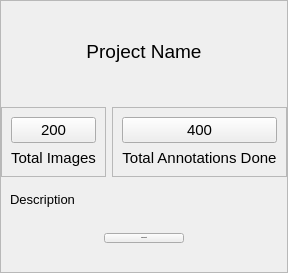
                    <widget class="QFrame" name="card1_3">
                     <property name="minimumSize">
                      <size>
                       <width>0</width>
                       <height>200</height>
                      </size>
                     </property>
                     <property name="cursor">
                      <cursorShape>ArrowCursor</cursorShape>
                     </property>
                     <property name="autoFillBackground">
                      <bool>false</bool>
                     </property>
                     <property name="frameShape">
                      <enum>QFrame::StyledPanel</enum>
                     </property>
                     <property name="frameShadow">
                      <enum>QFrame::Raised</enum>
                     </property>
                     <layout class="QVBoxLayout" name="verticalLayout_13">
                      <property name="leftMargin">
                       <number>0</number>
                      </property>
                      <property name="topMargin">
                       <number>0</number>
                      </property>
                      <property name="rightMargin">
                       <number>0</number>
                      </property>
                      <property name="bottomMargin">
                       <number>0</number>
                      </property>
                      <item>
                       <widget class="QWidget" name="card1Image_2" native="true">
                        <layout class="QVBoxLayout" name="verticalLayout_14">
                         <property name="leftMargin">
                          <number>0</number>
                         </property>
                         <property name="topMargin">
                          <number>0</number>
                         </property>
                         <property name="rightMargin">
                          <number>0</number>
                         </property>
                         <property name="bottomMargin">
                          <number>0</number>
                         </property>
                         <item>
                          <widget class="QLabel" name="card1ImageLabel_2">
                           <property name="minimumSize">
                            <size>
                             <width>0</width>
                             <height>100</height>
                            </size>
                           </property>
                           <property name="font">
                            <font>
                             <pointsize>14</pointsize>
                            </font>
                           </property>
                           <property name="autoFillBackground">
                            <bool>false</bool>
                           </property>
                           <property name="text">
                            <string>Project Name</string>
                           </property>
                           <property name="alignment">
                            <set>Qt::AlignCenter</set>
                           </property>
                          </widget>
                         </item>
                        </layout>
                       </widget>
                      </item>
                      <item>
                       <widget class="QWidget" name="card1DetailContainer_2" native="true">
                        <layout class="QHBoxLayout" name="horizontalLayout_16">
                         <property name="leftMargin">
                          <number>0</number>
                         </property>
                         <property name="topMargin">
                          <number>0</number>
                         </property>
                         <property name="rightMargin">
                          <number>0</number>
                         </property>
                         <property name="bottomMargin">
                          <number>0</number>
                         </property>
                         <item>
                          <widget class="QFrame" name="frame_3">
                           <property name="frameShape">
                            <enum>QFrame::StyledPanel</enum>
                           </property>
                           <property name="frameShadow">
                            <enum>QFrame::Raised</enum>
                           </property>
                           <layout class="QVBoxLayout" name="verticalLayout_15">
                            <item>
                             <widget class="QPushButton" name="pushButton_3">
                              <property name="font">
                               <font>
                                <pointsize>11</pointsize>
                               </font>
                              </property>
                              <property name="text">
                               <string>200</string>
                              </property>
                              <property name="icon">
                               <iconset resource="../resources.qrc">
                                <normaloff>:/icons/assets/image.svg</normaloff>:/icons/assets/image.svg</iconset>
                              </property>
                              <property name="iconSize">
                               <size>
                                <width>30</width>
                                <height>30</height>
                               </size>
                              </property>
                             </widget>
                            </item>
                            <item>
                             <widget class="QLabel" name="card1TotalImageLabel_2">
                              <property name="font">
                               <font>
                                <pointsize>11</pointsize>
                               </font>
                              </property>
                              <property name="text">
                               <string>Total Images</string>
                              </property>
                              <property name="alignment">
                               <set>Qt::AlignCenter</set>
                              </property>
                             </widget>
                            </item>
                           </layout>
                          </widget>
                         </item>
                         <item>
                          <widget class="QFrame" name="annotationDetail_2">
                           <property name="frameShape">
                            <enum>QFrame::StyledPanel</enum>
                           </property>
                           <property name="frameShadow">
                            <enum>QFrame::Raised</enum>
                           </property>
                           <layout class="QVBoxLayout" name="verticalLayout_16">
                            <item>
                             <widget class="QPushButton" name="card1AnnotationShow_2">
                              <property name="font">
                               <font>
                                <pointsize>11</pointsize>
                               </font>
                              </property>
                              <property name="text">
                               <string>400</string>
                              </property>
                              <property name="icon">
                               <iconset resource="../resources.qrc">
                                <normaloff>:/icons/assets/check-square.svg</normaloff>:/icons/assets/check-square.svg</iconset>
                              </property>
                              <property name="iconSize">
                               <size>
                                <width>30</width>
                                <height>30</height>
                               </size>
                              </property>
                             </widget>
                            </item>
                            <item>
                             <widget class="QLabel" name="card1AnnotationLabel_2">
                              <property name="font">
                               <font>
                                <pointsize>11</pointsize>
                               </font>
                              </property>
                              <property name="text">
                               <string>Total Annotations Done</string>
                              </property>
                              <property name="alignment">
                               <set>Qt::AlignCenter</set>
                              </property>
                             </widget>
                            </item>
                           </layout>
                          </widget>
                         </item>
                        </layout>
                       </widget>
                      </item>
                      <item>
                       <widget class="QWidget" name="card1BottomContainer_2" native="true">
                        <property name="minimumSize">
                         <size>
                          <width>0</width>
                          <height>50</height>
                         </size>
                        </property>
                        <layout class="QVBoxLayout" name="verticalLayout_17">
                         <item>
                          <widget class="QLabel" name="projectDescription_2">
                           <property name="font">
                            <font>
                             <pointsize>10</pointsize>
                            </font>
                           </property>
                           <property name="text">
                            <string>Description</string>
                           </property>
                          </widget>
                         </item>
                         <item>
                          <widget class="QWidget" name="widget_5" native="true">
                           <property name="minimumSize">
                            <size>
                             <width>0</width>
                             <height>50</height>
                            </size>
                           </property>
                           <layout class="QHBoxLayout" name="horizontalLayout_18">
                            <item alignment="Qt::AlignHCenter">
                             <widget class="QPushButton" name="viewProjectBtn_2">
                              <property name="font">
                               <font>
                                <pointsize>-1</pointsize>
                                <weight>75</weight>
                                <bold>true</bold>
                               </font>
                              </property>
                              <property name="cursor">
                               <cursorShape>PointingHandCursor</cursorShape>
                              </property>
                              <property name="text">
                               <string>View Project</string>
                              </property>
                              <property name="icon">
                               <iconset resource="../resources.qrc">
                                <normaloff>:/icons/assets/book-open.svg</normaloff>:/icons/assets/book-open.svg</iconset>
                              </property>
                              <property name="iconSize">
                               <size>
                                <width>30</width>
                                <height>30</height>
                               </size>
                              </property>
                             </widget>
                            </item>
                           </layout>
                          </widget>
                         </item>
                        </layout>
                       </widget>
                      </item>
                     </layout>
                    </widget>
